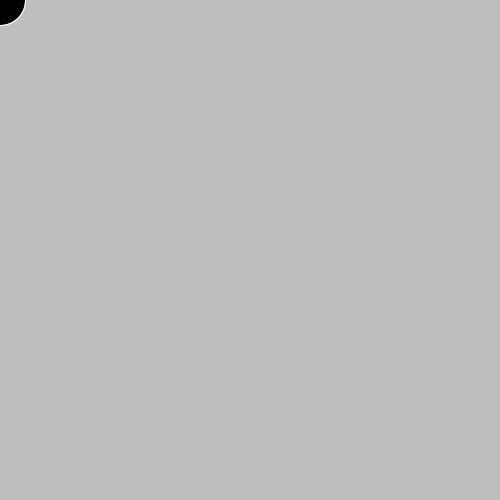
Frame 1 (no input)
Frame 60 (the mouse pressed at the canvas centre just before this capture): identical to frame 1, image omitted
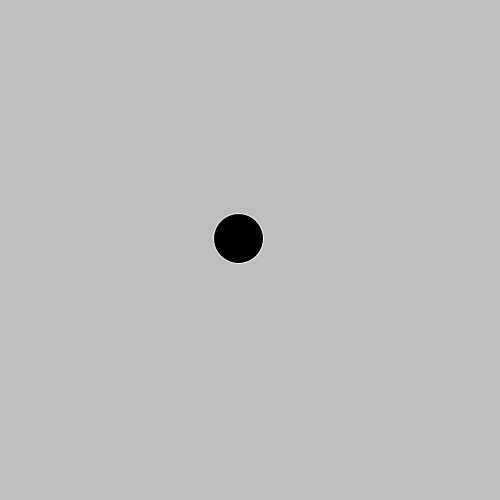
Frame 120 (the mouse held since frame 60 and released just before this capture)

The Processing sketch that drew these frames (run headless with seeded random() and noise(); from frame 60 on, the mouse is pressed at the canvas centre):

// Processing sketch: challenge_3b
// ── challenge_3b.pde
float x,y;
float easing = 0.05;

void setup(){
  background(190);
  size(500,500);
}

void draw(){
  background(190);
  
  float targetX = mouseX;
  float dx = targetX - x;
  x += dx * easing;
  
  float targetY = mouseY;
  float dy = targetY - y;
  y += dy * easing;
  
  
  fill(0);
  stroke(255);
  circle(x,y,50);
  
  
}
